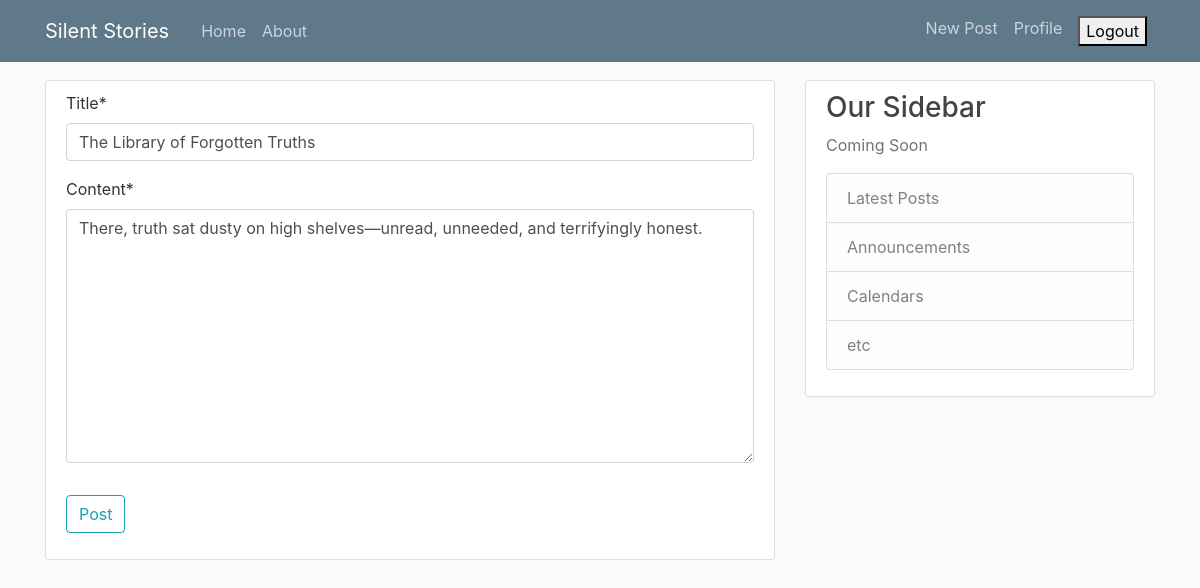
Screenshot of /post/67/update (signed in) with the database file from the repository.
### blog/models.py (models this page shows, shortened)
class Post(models.Model):
    title=models.CharField(max_length=100)
    content=models.TextField(max_length=500)
    date_posted=models.DateTimeField(default=timezone.now)
    author= models.ForeignKey(User, on_delete=models.CASCADE)

### blog/views.py (the view, shortened to what this page needs)
# urls.py: path('post/<int:pk>/update', PostUpdateView.as_view(), name="post-update"),
class PostUpdateView(UserPassesTestMixin,LoginRequiredMixin,UpdateView):
    model=Post
    fields=['title', 'content']
    def test_func(self):
        post=self.get_object()
        if self.request.user== post.author:
            return True
        return False

### blog/templates/blog/post_form.html (shortened to what this page needs)
{% extends "blog/base.html"%}
{% load crispy_forms_tags %}
{% block content%}
            <div class="content-section">
                <form method="POST">
                    <fieldset class="form-group">
                        {{form | crispy}}
                    </fieldset>
                    <div class="form-group">
                        <button class="btn btn-outline-info" type="submit">Post</button>
                    </div>
                </form>
            </div>
{%endblock content%}

### blog/static/blog/main.css (style rules this page uses)
body { background: #fafafa; color: #333333; margin-top: 5rem; }
.content-section { background: #ffffff; padding: 10px 20px; border: 1px solid #dddddd; border-radius: 3px; margin-bottom: 20px; }

### rows the page displays
Post: title "The Library of Forgotten Truths", content "There, truth sat dusty on high shelves—unread, unneeded, and terrifyingly honest."
